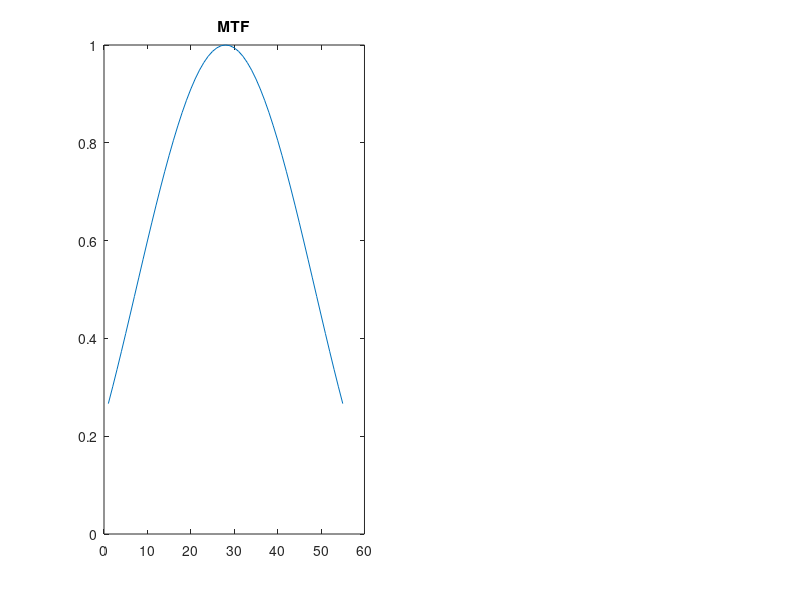

Here is the MATLAB script that generated this plot: (Note: this script raises an error after producing the figure.)
% Example of optimizing the flipangle scheme for a SPLCIE sequence 
clear, close all;

%% Tissue and seq parameters:
% Several tissues:
T1csf = 2000;
T2csf = 250;
T1gm = 1000;
T2gm = 100;
T1wm = 800;
T2wm = 90;
T1fat = 300;
T2fat = 85;
T1phantom = 370;
T2phantom = 360; 
T1brain = 900;
T2brain = 95;

% Choose a tissue: 
T1choice = T1brain;
T2choice = T2brain;

% acquisition settings:
esp = 4.9; % [ms]
ETL = 55;
startups = 3; % minimum 1
profileorder = 'linear';
hsfactor = 1; % halfscan (partial fourier) factor. Choose 1, if no half-scan. Set to 0.64 for my testing. 
FOV = 20; % Only to define target resolution (not that important)
N = round(ETL/hsfactor)+startups; 

% save ID: 
ID = 'BRAIN_LH_st3_PI';

%% Define target function - here a modified Hanning function is used.
Nx = N-startups;
beta = 1; % Controls only amplitude. Not important, as the targetfunction is normalized to sum to one. 
alpha = 1.5; % Controls shape (width) of the modified Hanning function 
dx = FOV/Nx;
dk = 1/FOV;
Ksamples = ([1:Nx]-(Nx+1)/2)*dk; 
target = beta/2 * (1+cos((2*pi*Ksamples*dx)/alpha)); % the hanning function

% Visualize target (MTF), and the resulting PSF: 
figure('position',[400,400,700,250])
subplot(1,2,1)
plot(target), ylim([0 1])
title('MTF')   
[PSF,PSFtarget,ax,axfine]=MTF2PSF(target,'linear',FOV);
subplot(1,2,2)
plot(axfine,abs(PSFtarget))
title('PSF')
sgtitle(['Alpha=' num2str(alpha)])

% Effectuating possible half-scan: 
if ETL < length(target)
    target = target(end-ETL+1:end);
    N = ETL+startups;
end
[~,center] = max(target);


figure,plot(target), ylim([0 1])
title('Target during acquisition')   

%% Optimization using fmincon:
% Settings:
% lower and upper bounds for the flip angles:
lb = zeros(1,N); 
ub = pi*ones(1,N)+eps;
% intialization: 
%x0 = [120 80 50 45 50 60 80 90*ones(1,N-7)]*pi/180;
x0 = [100*ones(1,N)]*pi/180;

[A,b,Aeq,beq]=deal([]);

opt = optimset('MaxIter',500,'MaxFunEvals',10^6,'TolFun',10^(-9),'AlwaysHonorConstraints','none'); %,'PlotFcns','optimplotfval'

[x1,fval,exitflag,output] = fmincon(@(x)mySPLICE(x,T1choice,T2choice,esp,N,target./sum(target),startups,profileorder,hsfactor),x0,A,b,Aeq,beq,lb,ub,[],opt);

% Alternative use multistart: 
% gs=MultiStart;
% problem = createOptimProblem('fmincon','x0',x0,...
%     'objective',@(x)mySPLICE7(x,T1choice,T2choice,esp,N,0.5*target,startups,profileorder,hsfactor),'lb',lb,'ub',ub,'options',opt);
% [xtest,fval] = run(gs,problem,30);

% OR lsqnonlin: 
%[xx,resnorm,residual,exitflag,output]  = lsqnonlin(@(x)mySPLICE8(x,T1choice,T2choice,esp,N,target,startups,profileorder,hsfactor),x0,lb,ub,opt); 

%% Look at result
flipdeg = x1*180/pi; 

% The flip angles:
figure('position',[100 100 1100 300])
subplot(1,3,1)
plot(flipdeg),
ylim([0 180])
xlim([0 N])
title('FAs'), xlabel('Echo #'), ylabel('Degrees')

% The MTF for both echo families (before filtering):
[s1,s2,phasediag,P] = epg_splice(x1,N,T1choice,T2choice,esp);
MTF = abs(s1)+abs(s2);
SNR_nofilt = abs(sum([s1(startups+1:end) s2(startups+1:end)]));
subplot(1,3,2)
plot(abs(s1)), hold on,
plot(abs(s2))
plot(MTF,'--')
plot([startups startups],[0 0.9],'k--')
legend('E1','E2',['Sum, SNR=' num2str(round(SNR_nofilt,3,'significant'))],'Startup period'), title('MTF (unfiltered)')
ylabel('Magnitude signal (a.u.)'), xlabel('Echo #')

% Remove start-ups: 
S1 = s1(startups+1:end);
S2 = s2(startups+1:end);

% Ordering of samples, if center-out (low-high) readout:
%(for mySPLICE7):
if strcmp(profileorder,'lowhigh') || strcmp(profileorder,'lh')
    order = zeros(numel(target),1);
    
    Nc = round((numel(target)+1)/2);
    order(1) = Nc;
    order(2:2:numel(target)) = [Nc-1:-1:1];
    order(3:2:numel(target)) = [Nc+1:numel(target)];
   
    
    if ~isempty(hsfactor) && hsfactor<1
        order = zeros(numel(target),1);
        [~,Nc] = max(target);
        
        order(1:2:Nc*2-1) = [Nc:-1:1];
        order(2:2:Nc*2-1)=[Nc+1:Nc*2-1];
        order(Nc*2:end)=[Nc*2:numel(target)];
    end
    
    target_order = target(order);
    [~,reverse_order] = sort(order); 
else
    target_order = target;
    reverse_order=[1:numel(target)]; 

end

% The filter: 
filt = abs(target_order)./(abs(S1)+abs(S2)); 
[~, Nc] = max(target);
filt_apply = filt(reverse_order); % the filter to apply to recorded data - ss the sampling order then is irrelevant.
filt_norm = filt_apply./filt_apply(Nc); % the normalized filter to apply to recorded data. 

subplot(1,3,3)
plot([1:numel(filt)],filt_norm), 
%xticks([1 center numel(filt)])
%xticks([1 round(numel(filt)/2) numel(filt)])
%xticklabels({'start','k_{center}','1/2\cdotk_{FOV}'})
ylim([0 max(filt_norm)*1.2])
SNR = 1/sqrt(sum(filt.^2));
title('Correction filter')
legend(['SNR\propto' num2str(round(SNR,3,'significant'))])

% check-up: just to check that target function is obtained after filtering
%(compare with target_order): 
MTFfilt=(abs(S1)+abs(S2)).*filt; % = target function.  
figure,plot(MTFfilt), ylim([0 1])

%% save result:
close all

% save all parameters: 
%save(['FAopt_' ID '.mat']) % saving all parameters used for optimization

% OR save filter and flips: 
%filtername = '..; 
% saving filter and relevant parameters:
%save(['FAfilt_' ID '.mat'],'filt','filt_apply','filt_norm','flipdeg','startups','hsfactor','esp','target','target_order') 

% write flip angles to txt-file: 
fileID = fopen('FILE_FOR_FLIPS.txt','w');
fprintf(fileID,'%f\r\n',flipdeg) % use '%d\n' if it should save/print integers. 
fclose(fileID)



